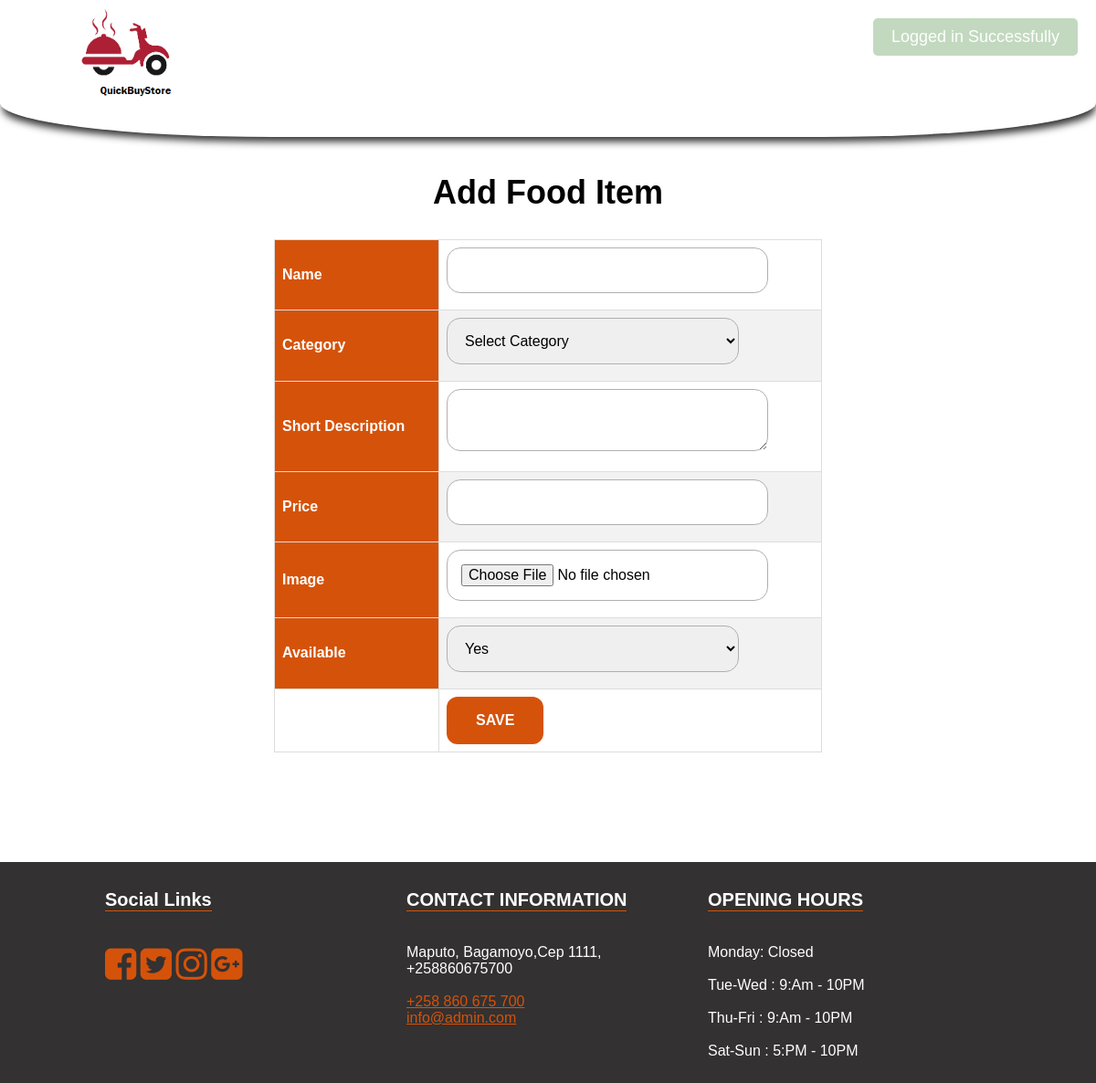
The page /food-delivery/add-food.php (signed in) on the database its author committed.
### tables this page shows
CREATE TABLE IF NOT EXISTS `settings` (
  `id` int(11) unsigned NOT NULL AUTO_INCREMENT,
  `about_title` text NOT NULL,
  `about_detail` text NOT NULL,
  `about_img` varchar(255) NOT NULL,
  `fb_link` varchar(255) NOT NULL,
  `tw_link` varchar(255) NOT NULL,
  `ins_link` varchar(255) NOT NULL,
  `gplus_link` varchar(255) NOT NULL,
  `contact_info` text NOT NULL,
  `opening_hours` text NOT NULL,
  `currency` enum('GBP','USD','EURO','MZN') NOT NULL DEFAULT 'GBP',
  PRIMARY KEY (`id`)
);

### food-delivery/functions/flash.php (called while the page is built, shortened)
<?php
class FlashMessage {
    public static function render($var) {
        $messages = $_SESSION[$var];
        return $messages;
    }
}
?>

### food-delivery/add-food.php (the view, shortened to what this page needs)
<?php
include 'functions/flash.php';
$flash = new \FlashMessage();
include 'includes/header.php';
?>
	<section class="inner-page-sec">
		<div class="container">
			<h1>Add Food Item</h1>
			<div style="overflow-x:auto;">
				<form class="category-form" action="functions/food-add-fun.php" method="post" enctype="multipart/form-data">
					<table class="custom-tbl">
						<tr>
							<th>
								<label>Name</label>
							</th>
							<td>
								<input type="text" name="name" class="input-text" required>
							</td>
						</tr>
						<tr>
							<th>
								<label>Category</label>
							</th>
							<td>
								<select name="category_id" class="input-text" required>
									<option value="">Select Category</option>
								</select>
							</td>
						</tr>
						<tr>
							<th>
								<label>Short Description</label>
							</th>
							<td>
								<textarea name="short_desc" class="input-text" required></textarea>
							</td>
						</tr>
						<tr>
							<th>
								<label>Price</label>
							</th>
							<td>
								<input type="text" name="price" class="input-text" required>
							</td>
						</tr>
						<tr>
							<th>
								<label>Image</label>
							</th>
							<td>
								<input type="file" name="image" class="input-text" required>
							</td>
						</tr>
						<tr>
							<th>
								<label>Available</label>
							</th>
							<td>
								<select name="available" class="input-text" required>
									<option value="yes">Yes</option>
								</select>
							</td>
						</tr>
						<tr>
							<td></td>
							<td colspan="2">
								<input type="submit" name="save" class="btn login-btn" value="Save">
							</td>
						</tr>
					</table>
				</form>
			</div>
		</div>
	</section>
<?php include 'includes/footer.php'; ?>

### food-delivery/includes/footer.php (shortened to what this page needs)
<footer>
	<div class="container">
		<div class="col-1">
			<h3>Social Links</h3>
			<ul>
				<li><a href="<?php echo $rowS['fb_link'];?>"><i class="fa fa-facebook-square" aria-hidden="true"></i></a></li>
				<li><a href="<?php echo $rowS['tw_link'];?>"><i class="fa fa-twitter-square" aria-hidden="true"></i></a></li>
				<li><a href="<?php echo $rowS['ins_link'];?>"><i class="fa fa-instagram" aria-hidden="true"></i></a></li>
				<li><a href="<?php echo $rowS['gplus_link'];?>"><i class="fa fa-google-plus-square" aria-hidden="true"></i></a></li>
			</ul>
		</div>
		<div class="col-1">
			<h3>CONTACT INFORMATION</h3>
			<p>
				<?php echo $rowS['contact_info'];?>
			</p>
		</div>
		<div class="col-1">
			<h3>OPENING HOURS</h3>
			<p>
				<?php echo $rowS['opening_hours'];?>
			</p>
		</div>
	</div>
</footer>
</div>
<?php
$nmsg=$flash->render('notification_msg');
$ntype=$flash->render('notification_type');
$str = "";
if($nmsg){
	$str .= '<div class="notificaton-msg msg-'.$ntype.'" style="top:20px;">';
    $str .= $nmsg;
	$str .= '</div>';
}
echo $str;
?>
</body>
</html>

### food-delivery/css/main.css (style rules this page uses)
body { margin: 0; font-family: Arial, Helvetica, sans-serif; }
.btn { text-transform: uppercase; padding: 19px 36px; }
.btn { display: inline-block; font-weight: 600; text-align: center; white-space: nowrap; vertical-align: middle; -webkit-user-select: none; -moz-user-select: none; -ms-user-select: none; user-select: none; border: 2px solid transparent; padding: 12px 30px; font-size: 16px; line-height: 1.5; border-radius: .1875rem; transition: color .15s ease-in-out, background-color .15s ease-in-out, border-color .15s ease-in-out, box-shadow .15s ease-in-out; }
footer { background-color: #333131; color: #fff; }
footer .container { max-width: 1000px; width: 100%; margin: 0px auto; }
footer .container .col-1 { float: left; width: 30%; padding: 10px 15px; }
footer .container .col-1 a { color: #d5520a; }
footer .container .col-1 h3 { text-align: left; font-size: 20px; border-bottom: 1px solid #d5530c; display: inline-block; }
footer .container .col-1 ul { padding: 0px; list-style: none; }
footer .container .col-1 ul li { display: inline-block; }
footer .container .col-1 ul li a { font-size: 40px; color: #d5520a; }
.inner-page-sec { padding-top: 150px; padding-bottom: 80px; }
.inner-page-sec .container { max-width: 1000px; width: 100%; margin: 40px auto; }
.inner-page-sec .container h1 { text-align: center; font-size: 36px; }
.input-text { max-width: 320px; width: 100%; padding: 15px 15px; font-size: 16px; margin-bottom: 10px; border-radius: 15px; border: 1px solid #b3aeae; }
.login-btn { background-color: #d5520a; color: #fff; border-radius: 12px; }
.notificaton-msg { position: fixed; top: 20px; right: 20px; z-index: 99999999; background-color: #4e4242; color: #fff; padding: 10px 20px 10px; border-radius: 5px; font-size: 18px; font-weight: 100; font-family: sans-serif; }
.notificaton-msg.msg-success { background-color: #63a05c; color: #fff; }
.custom-tbl { font-family: Arial, Helvetica, sans-serif; border-collapse: collapse; width: 100%; }
.custom-tbl td, .custom-tbl th { border: 1px solid #ddd; padding: 8px; }
.custom-tbl tr:nth-child(even) { background-color: #f2f2f2; }
.custom-tbl th { padding-top: 12px; padding-bottom: 12px; text-align: left; background-color: #d5520a; color: white; }
.category-form { max-width: 600px; margin: 0px auto; }

### rows shown on the page
settings: contact_info "Maputo, Bagamoyo,Cep 1111, +258860675700 +258 860 675 700 info@admin.com", opening_hours "Monday: Closed Tue-Wed : 9:Am - 10PM Thu-Fri : 9:Am - 10PM Sat-Sun : 5:PM - 10PM"
